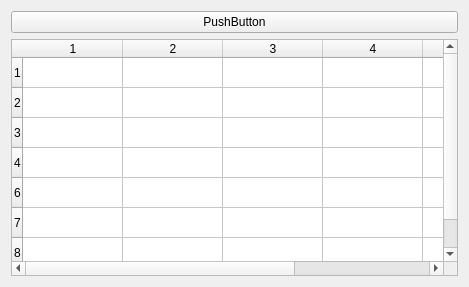
<?xml version="1.0" encoding="UTF-8"?>
<ui version="4.0">
 <class>Widget</class>
 <widget class="QWidget" name="Widget">
  <property name="geometry">
   <rect>
    <x>0</x>
    <y>0</y>
    <width>469</width>
    <height>287</height>
   </rect>
  </property>
  <property name="windowTitle">
   <string>Widget</string>
  </property>
  <property name="styleSheet">
   <string notr="true">QComboBox QAbstractItemView {
                border: 1px solid darkgray;
                border-radius:2px;
                selection-background-color:lightgray ;
                outline:0px;
}</string>
  </property>
  <layout class="QVBoxLayout" name="verticalLayout_2">
   <item>
    <widget class="QPushButton" name="pushButton">
     <property name="text">
      <string>PushButton</string>
     </property>
    </widget>
   </item>
   <item>
    <widget class="QTableWidget" name="tableWidget">
     <row>
      <property name="text">
       <string>1</string>
      </property>
     </row>
     <row>
      <property name="text">
       <string>2</string>
      </property>
     </row>
     <row>
      <property name="text">
       <string>3</string>
      </property>
     </row>
     <row>
      <property name="text">
       <string>4</string>
      </property>
     </row>
     <row>
      <property name="text">
       <string>6</string>
      </property>
     </row>
     <row>
      <property name="text">
       <string>7</string>
      </property>
     </row>
     <row>
      <property name="text">
       <string>8</string>
      </property>
     </row>
     <column>
      <property name="text">
       <string>1</string>
      </property>
     </column>
     <column>
      <property name="text">
       <string>2</string>
      </property>
     </column>
     <column>
      <property name="text">
       <string>3</string>
      </property>
     </column>
     <column>
      <property name="text">
       <string>4</string>
      </property>
     </column>
     <column>
      <property name="text">
       <string>6</string>
      </property>
     </column>
     <column>
      <property name="text">
       <string>7</string>
      </property>
     </column>
    </widget>
   </item>
  </layout>
 </widget>
 <layoutdefault spacing="6" margin="11"/>
 <resources/>
 <connections/>
</ui>
